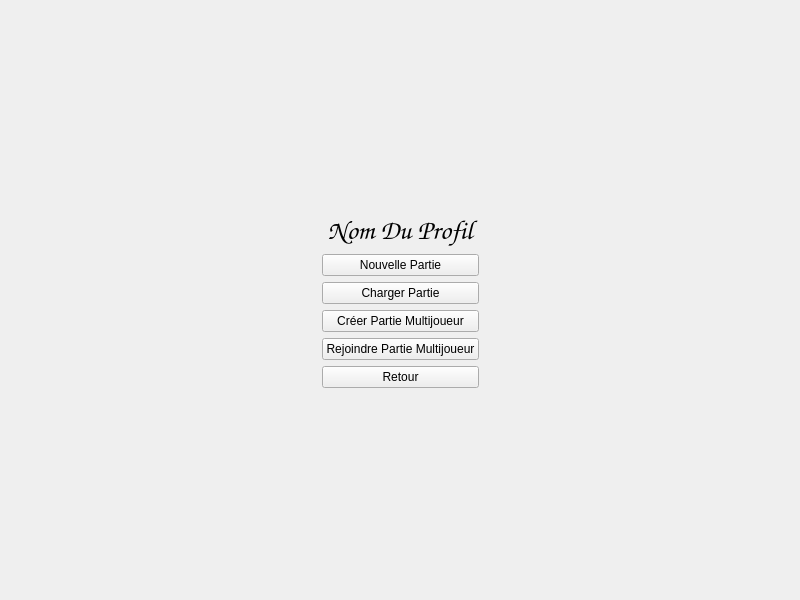
<?xml version="1.0" encoding="UTF-8"?>
<ui version="4.0">
 <class>VueMenuJeu</class>
 <widget class="QWidget" name="VueMenuJeu">
  <property name="geometry">
   <rect>
    <x>0</x>
    <y>0</y>
    <width>800</width>
    <height>600</height>
   </rect>
  </property>
  <property name="minimumSize">
   <size>
    <width>800</width>
    <height>600</height>
   </size>
  </property>
  <property name="windowTitle">
   <string>Form</string>
  </property>
  <layout class="QVBoxLayout" name="verticalLayout">
   <item>
    <layout class="QHBoxLayout" name="LayoutMenuJeu">
     <item>
      <spacer name="spacerGauche">
       <property name="orientation">
        <enum>Qt::Horizontal</enum>
       </property>
       <property name="sizeHint" stdset="0">
        <size>
         <width>200</width>
         <height>20</height>
        </size>
       </property>
      </spacer>
     </item>
     <item>
      <layout class="QVBoxLayout" name="contenuLayout">
       <item>
        <spacer name="spacerHaut">
         <property name="orientation">
          <enum>Qt::Vertical</enum>
         </property>
         <property name="sizeHint" stdset="0">
          <size>
           <width>20</width>
           <height>40</height>
          </size>
         </property>
        </spacer>
       </item>
       <item alignment="Qt::AlignHCenter">
        <widget class="QLabel" name="labelProfilNom">
         <property name="sizePolicy">
          <sizepolicy hsizetype="Preferred" vsizetype="Preferred">
           <horstretch>0</horstretch>
           <verstretch>0</verstretch>
          </sizepolicy>
         </property>
         <property name="font">
          <font>
           <family>URW Chancery L</family>
           <pointsize>20</pointsize>
           <italic>true</italic>
          </font>
         </property>
         <property name="contextMenuPolicy">
          <enum>Qt::NoContextMenu</enum>
         </property>
         <property name="layoutDirection">
          <enum>Qt::LeftToRight</enum>
         </property>
         <property name="text">
          <string> Nom Du Profil</string>
         </property>
        </widget>
       </item>
       <item>
        <widget class="QPushButton" name="boutonNouvellePartie">
         <property name="text">
          <string>Nouvelle Partie</string>
         </property>
        </widget>
       </item>
       <item>
        <widget class="QPushButton" name="boutonChargerPartie">
         <property name="text">
          <string>Charger Partie</string>
         </property>
        </widget>
       </item>
       <item>
        <widget class="QPushButton" name="boutonCreerPartieMultijoueur">
         <property name="text">
          <string>Créer Partie Multijoueur</string>
         </property>
        </widget>
       </item>
       <item>
        <widget class="QPushButton" name="boutonRejoindrePartieMultijoueur">
         <property name="text">
          <string>Rejoindre Partie Multijoueur</string>
         </property>
        </widget>
       </item>
       <item>
        <widget class="QPushButton" name="boutonQuitterMenuJeu">
         <property name="text">
          <string>Retour</string>
         </property>
        </widget>
       </item>
       <item>
        <spacer name="spacerBas">
         <property name="orientation">
          <enum>Qt::Vertical</enum>
         </property>
         <property name="sizeHint" stdset="0">
          <size>
           <width>20</width>
           <height>40</height>
          </size>
         </property>
        </spacer>
       </item>
      </layout>
     </item>
     <item>
      <spacer name="spacerDroit">
       <property name="orientation">
        <enum>Qt::Horizontal</enum>
       </property>
       <property name="sizeHint" stdset="0">
        <size>
         <width>40</width>
         <height>20</height>
        </size>
       </property>
      </spacer>
     </item>
    </layout>
   </item>
  </layout>
 </widget>
 <resources/>
 <connections/>
</ui>
